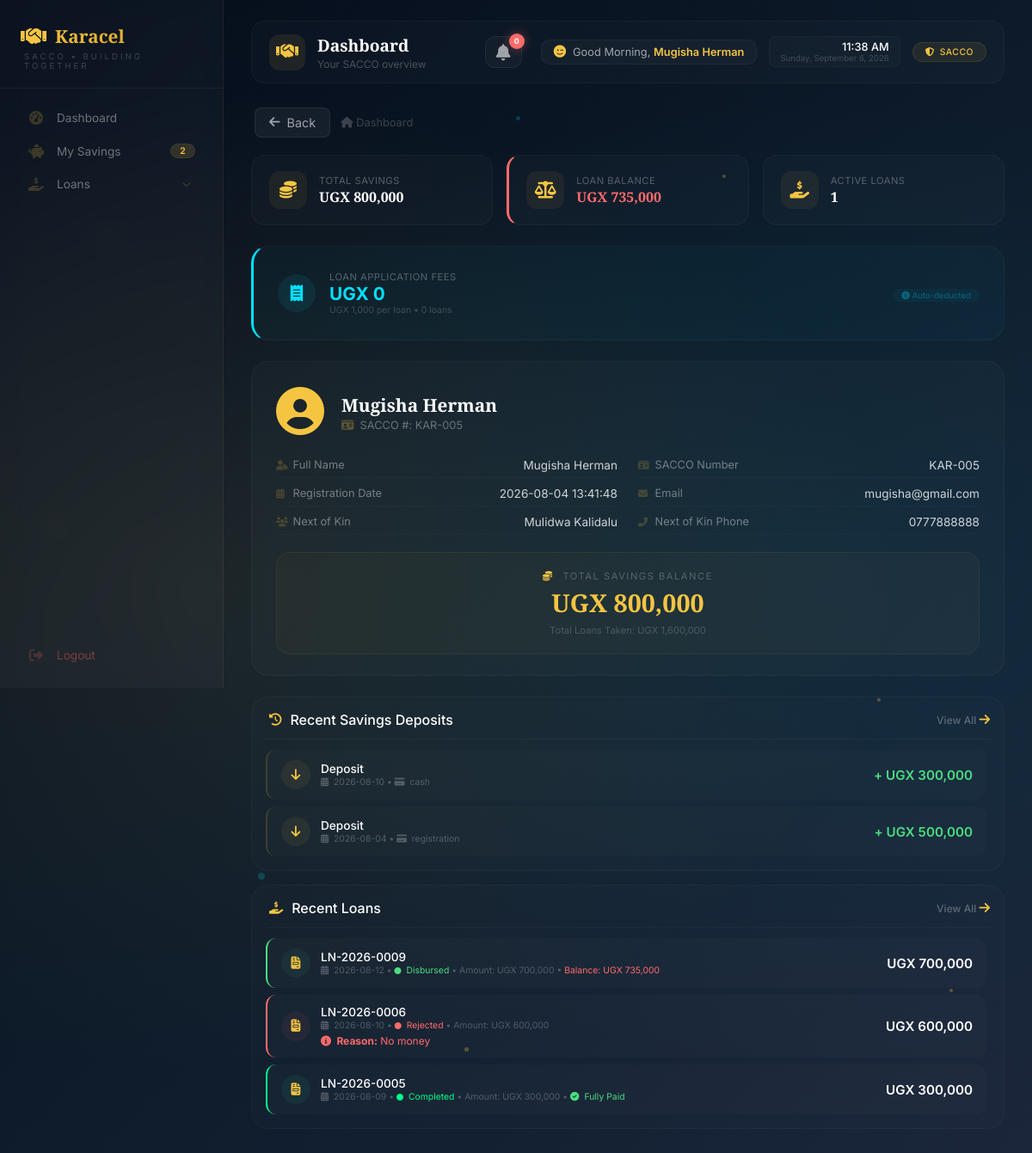
Page /member/dashboard (signed in) on the earlier database version.
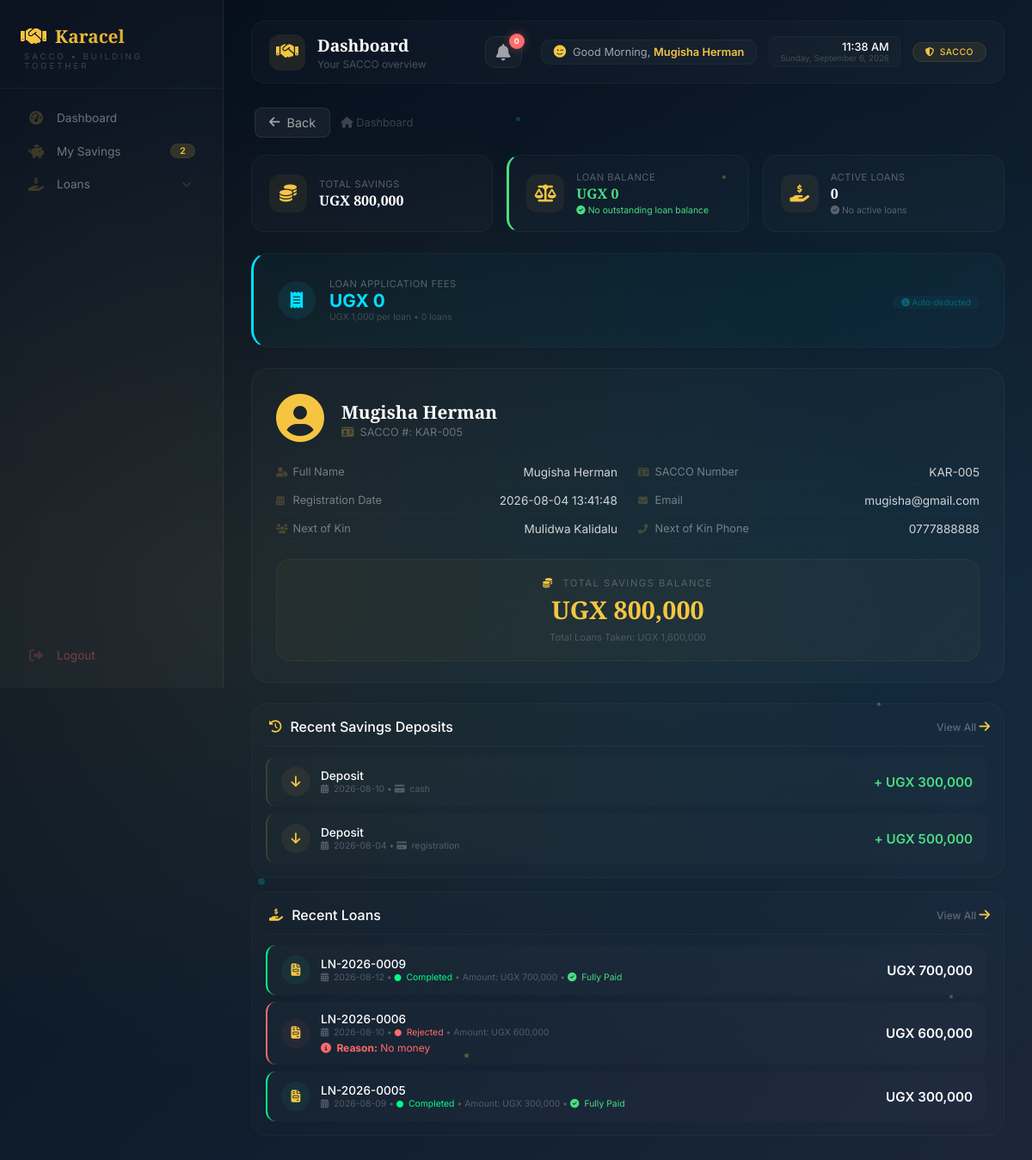
Same page on the later database version.
### tables this page shows
CREATE TABLE loans (
            id INTEGER PRIMARY KEY AUTOINCREMENT,
            loan_number TEXT UNIQUE NOT NULL,
            user_id INTEGER NOT NULL,
            amount REAL NOT NULL,
            interest_rate REAL NOT NULL,
            interest_amount REAL NOT NULL,
            total_repayment REAL NOT NULL,
            monthly_installment REAL NOT NULL,
            tenure INTEGER DEFAULT 3,
            purpose TEXT,
            repayment_plan TEXT,
            status TEXT DEFAULT 'pending',
            application_date TEXT NOT NULL,
            approved_date TEXT,
            disbursed_date TEXT,
            completed_date TEXT,
            rejected_date TEXT,
            rejection_reason TEXT,
            admin_rejection_reason TEXT,
            current_balance REAL DEFAULT 0,
            interest_accrued REAL DEFAULT 0,
            last_interest_date TEXT,
            months_overdue INTEGER DEFAULT 0,
            start_month INTEGER DEFAULT 0,
            end_month INTEGER DEFAULT 12,
            created_at TIMESTAMP DEFAULT CURRENT_TIMESTAMP, last_payment_date TEXT, last_payment_amount REAL DEFAULT 0, total_interest_accrued REAL DEFAULT 0, principal_paid REAL DEFAULT 0, interest_paid REAL DEFAULT 0, months_paid INTEGER DEFAULT 0, original_balance REAL DEFAULT 0, total_interest_calculated REAL DEFAULT 0, due_date TEXT, loan_start_date TEXT, loan_end_date TEXT, completion_date TEXT, disbursement_date TEXT, next_interest_date TEXT, payment_method TEXT, transaction_ref TEXT, notes TEXT, collateral TEXT, guarantor_required INTEGER DEFAULT 0, rejected_by TEXT, approved_by TEXT, approved_by_role TEXT, disbursed_by TEXT, disbursed_by_role TEXT, application_fee REAL DEFAULT 1000, application_fee_paid INTEGER DEFAULT 0, net_loan_amount REAL DEFAULT 0, loan_type TEXT DEFAULT "standard", disbursed_amount REAL DEFAULT 0, total_fees_paid REAL DEFAULT 0, total_penalties REAL DEFAULT 0,
            FOREIGN KEY (user_id) REFERENCES users(id)
        );

### app.py (the view)
@app.route("/member/dashboard")
def member_dashboard():
    if "user_id" not in session:
        return redirect("/login")
    user_id = session["user_id"]
    db = get_db()
    db.row_factory = sqlite3.Row
    try:
        member = db.execute(
            "SELECT * FROM users WHERE id = ?",
            (user_id,)
        ).fetchone()
        if not member:
            db.close()
            flash("Member not found", "danger")
            return redirect(url_for("login"))
        total_savings = db.execute("""
            SELECT COALESCE(SUM(amount), 0) as total
            FROM savings_deposits
            WHERE user_id = ?
        """, (user_id,)).fetchone()['total']
        loans_data = db.execute("""
            SELECT
                l.*,
                COALESCE((
                    SELECT SUM(amount)
                    FROM repayments
                    WHERE loan_id = l.id
                    AND status = 'completed'
                ), 0) as total_paid
            FROM loans l
            WHERE l.user_id = ?
            ORDER BY l.application_date DESC
        """, (user_id,)).fetchall()
        loans = []
        active_loans_count = 0
        active_loans_balance = 0
        total_loans_taken = 0
        for loan_row in loans_data:
            loan = dict(loan_row)
            total_loans_taken += float(loan.get('amount', 0) or 0)
            loan_total = float(loan.get('total_repayment') or loan.get('amount', 0) or 0)
            total_paid = float(loan.get('total_paid', 0) or 0)
            remaining_balance = max(0, loan_total - total_paid)
            loan['remaining_balance'] = remaining_balance
            if loan.get('status') in ['approved', 'disbursed', 'active']:
                active_loans_count += 1
                active_loans_balance += remaining_balance
            loans.append(loan)
        savings_deposits = db.execute("""
            SELECT
                id,
                amount,
                savings_type,
                shares,
                deposit_date,
                payment_method,
                receipt_number,
                notes,
                created_at
            FROM savings_deposits
            WHERE user_id = ?
            ORDER BY deposit_date DESC
        """, (user_id,)).fetchall()
        repayments = db.execute("""
            SELECT
                r.id,
                r.loan_id,
                r.user_id,
                r.amount,
                r.interest_paid,
                r.principal_paid,
                r.balance_after,
                r.payment_date,
                r.payment_method,
                r.transaction_ref,
                r.status,
                r.created_at,
                l.loan_number
            FROM repayments r
            JOIN loans l ON r.loan_id = l.id
            WHERE l.user_id = ?
            ORDER BY r.payment_date DESC
        """, (user_id,)).fetchall()
        guarantors = db.execute("""
            SELECT
                lg.id,
                lg.loan_id,
                lg.guarantor_name,
                lg.phone,
                lg.email,
                lg.relationship,
                lg.status,
                lg.created_at,
                l.loan_number,
                l.amount,
                l.status as loan_status
            FROM loan_guarantors lg
            JOIN loans l ON lg.loan_id = l.id
            WHERE l.user_id = ?
            ORDER BY lg.id DESC
        """, (user_id,)).fetchall()
        notifications = db.execute("""
            SELECT
                id,
                user_id,
                title,
                message,
                notification_type,
                is_read,
                created_at
            FROM notifications
            WHERE user_id = ?
            ORDER BY created_at DESC
        """, (user_id,)).fetchall()
        unread_notifications_count = db.execute("""
            SELECT COUNT(*) AS count
            FROM notifications
            WHERE user_id = ?
            AND is_read = 0
        """, (user_id,)).fetchone()['count']
        db.close()
        return render_template(
            "member/member-dashboard.html",
            member=member,
            user=member,
            total_savings=total_savings,
            active_loans_count=active_loans_count,
            active_loans_balance=active_loans_balance,
            total_loans_taken=total_loans_taken,
            savings_deposits=savings_deposits,
            loans=loans,
            repayments=repayments,
            guarantors=guarantors,
            notifications=notifications,
            unread_notifications_count=unread_notifications_count
        )
    except Exception as e:
        import traceback
        traceback.print_exc()
        try:
            db.close()
        except:
            pass
        flash(f"Error loading dashboard: {str(e)}", "danger")
        return redirect(url_for("login"))

### app.py (called while the page is built)
def get_db():
    conn = sqlite3.connect("sacco.db")
    conn.row_factory = sqlite3.Row
    return conn

@app.context_processor
def inject_globals():
    from datetime import datetime
    completed_loans = 0
    try:
        if 'user_id' in session:
            role = session.get('role', '')
            if role in ['treasurer', 'admin', 'chairperson']:
                db = get_db()
                completed_loans = db.execute("SELECT COUNT(*) FROM loans WHERE status = 'completed'").fetchone()[0]
                db.close()
    except Exception as e:
        print(f"Error getting completed_loans: {e}")
    return {
        'now': datetime.now(),
        'completed_loans': completed_loans
    }

### templates/member/member-dashboard.html (shortened to what the changed rows need)
{% extends "member/member-base.html" %}
{% block page_title %}Dashboard{% endblock %}
{% block content %}
<div id="dashboard-panel" class="content-panel active">
    <div class="stats-grid">
        <div class="stat-card" style="border-left: 3px solid {% if active_loans_balance > 0 %}#ff6b6b{% else %}#4ade80{% endif %};">
            <div class="stat-info">
                <div class="stat-label">Loan Balance</div>
                <div class="stat-value" style="color: {% if active_loans_balance > 0 %}#ff6b6b{% else %}#4ade80{% endif %};">
                    UGX {{ "{:,.0f}".format(active_loans_balance) if active_loans_balance else '0' }}
                </div>
                {% if active_loans_balance == 0 %}
                <div style="font-size: 0.65rem; color: #4ade80; margin-top: 2px;">
                    <i class="fas fa-check-circle"></i> No outstanding loan balance
                </div>
                {% endif %}
            </div>
        </div>
        <div class="stat-card">
            <div class="stat-info">
                <div class="stat-label">Active Loans</div>
                <div class="stat-value">{{ active_loans_count if active_loans_count else 0 }}</div>
                {% if active_loans_count == 0 %}
                <div style="font-size: 0.65rem; color: rgba(255,255,255,0.3); margin-top: 2px;">
                    <i class="fas fa-check-circle"></i> No active loans
                </div>
                {% endif %}
            </div>
        </div>
    </div>
    <div class="history-section" style="margin-top: 16px;">
        <div class="transaction-list">
            {% if loans %}
                {% for loan in loans[:5] %}
                <div class="transaction-item" style="border-left-color:
                    {% if loan.status == 'pending' %}#f5c542
                    {% elif loan.status == 'approved' %}#00e0ff
                    {% elif loan.status == 'disbursed' %}#4ade80
                    {% elif loan.status == 'active' %}#4ade80
                    {% elif loan.status == 'completed' %}#00ff88
                    {% else %}#ff6b6b{% endif %};">
                    <div class="transaction-left">
                        <div class="tx-icon" style="background:
                            {% if loan.status == 'pending' %}rgba(245,197,66,0.06)
                            {% elif loan.status == 'approved' %}rgba(0,224,255,0.06)
                            {% elif loan.status == 'disbursed' %}rgba(74,222,128,0.06)
                            {% elif loan.status == 'active' %}rgba(74,222,128,0.06)
                            {% elif loan.status == 'completed' %}rgba(0,255,136,0.06)
                            {% else %}rgba(255,107,107,0.06){% endif %};">
                            <i class="fas fa-file-invoice"></i>
                        </div>
                        <div>
                            <div class="recipient">{{ loan.loan_number if loan.loan_number else 'N/A' }}</div>
                            <div class="meta">
                                <i class="fas fa-calendar-alt"></i> {{ loan.application_date if loan.application_date else 'N/A' }}
                                • <span style="
                                    color: {% if loan.status == 'pending' %}#f5c542
                                    {% elif loan.status == 'approved' %}#00e0ff
                                    {% elif loan.status == 'disbursed' %}#4ade80
                                    {% elif loan.status == 'active' %}#4ade80
                                    {% elif loan.status == 'completed' %}#00ff88
                                    {% else %}#ff6b6b{% endif %};
                                ">
                                    <i class="fas fa-circle" style="font-size: 0.5rem;"></i>
                                    {{ loan.status|title if loan.status else 'Unknown' }}
                                </span>
                                {% if loan.amount %}
                                • Amount: UGX {{ "{:,.0f}".format(loan.amount) }}
                                {% endif %}
                                {% if loan.status in ['approved', 'disbursed', 'active'] %}
                                    • <span style="color: {% if loan.remaining_balance > 0 %}#ff6b6b{% else %}#4ade80{% endif %};">
                                        Balance: UGX {{ "{:,.0f}".format(loan.remaining_balance) }}
                                    </span>
                                {% endif %}
                                {% if loan.status == 'completed' %}
                                    • <span style="color: #4ade80;">
                                        <i class="fas fa-check-circle"></i> Fully Paid
                                    </span>
                                {% endif %}
                            </div>
                        </div>
                    </div>
                    <div class="tx-amount">
                        UGX {{ "{:,.0f}".format(loan.amount) if loan.amount else '0' }}
                    </div>
                </div>
                {% endfor %}
            {% else %}
                <div class="empty-history">
                    <i class="fas fa-hand-holding-usd"></i>
                    <p>You haven't applied for any loans yet.</p>
                </div>
            {% endif %}
        </div>
    </div>
</div>
{% endblock %}

Differences in the rows shown:
changed loans "LN-2026-0009": status "Disbursed" → "Completed"; remaining_balance "735,000" → (not shown); status "Balance: UGX" → "Fully Paid"
Other differences:
{{ active_loans_count if active_loans_count else 0 }}: "1" → "0"
text no longer shown: "735,000"
text now shown: "0 No outstanding loan balance No active loans"
